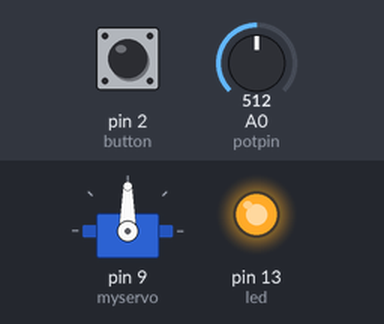
Bench run of a sketch on a simulated Arduino Uno, built with avr-gcc and run on an emulated ATmega328P. Parts: servo, output pins drawn as LEDs (lit = HIGH). Inputs (shaded band) come from the test bench; at power-on: pin 2 (button) HIGH, A0 (potpin) = 512.

Above: at 1.2 s.
1.3 s: pin 2 (button) pulled LOW for 0.15 s
At 2.6 s:
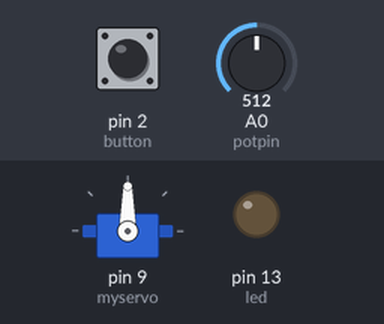
2.9 s: pin 2 (button) pulled LOW for 1 s
At 5.1 s:
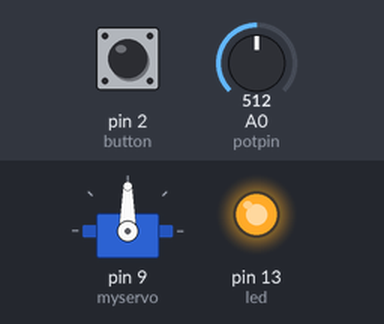
5.4 s: pin 2 (button) pulled LOW for 3.2 s
At 9.2 s:
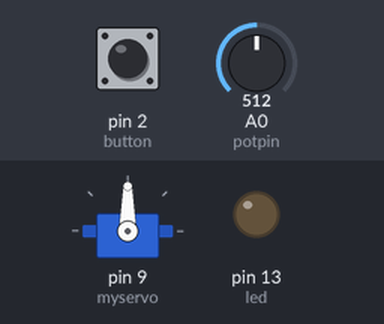
Timing chart, 0 to 10.7 s (numbered marks = the images above; inputs shaded):
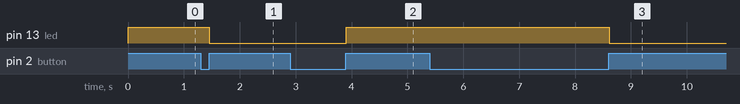

Measured:
- after the input at 1.3 s, pin 13 (led): HIGH → LOW after 0.15 s
- after the input at 2.9 s, pin 13 (led): LOW → HIGH after 1.0 s
- after the input at 5.4 s, pin 13 (led): HIGH → LOW after 3.2 s

The sketch:

with_potentiometer.ino
```cpp
#include <Servo.h>

Servo myservo;

int potpin = 0; // place where potentiometer in arduino
int val;    // value to store potentiometer value and push it to servo
int button =2; //switch place in arduino
int led = 13;   // led  place in arduino
int status = false ;  // variable for knowing the status of led like (low, high)


void setup() {
  myservo.attach(9);
  pinMode (led , OUTPUT);
  pinMode (button , INPUT_PULLUP);

}

void loop() {
  if (digitalRead(button)== true){
    status = !status;
    digitalWrite(led,status);
  }
  while (digitalRead(button)== true);
  delay (50) ;
  val = analogRead(potpin);
  val = map(val, 0, 1023, 0, 180);   // make it suit value of servo
  myservo.write(val);

}
```
